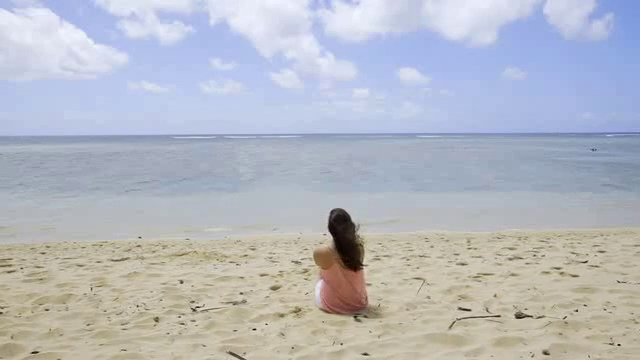
#> input picture frame 15 of assets/sample_640x360.mp4, 640 x 360 px
$ python task_3.py
#> lines starting #> are read from the running program, lines starting #| are printed output that depends on the picture
import cv2
import numpy as np
from PIL import Image
import math
import time

def sobel_filter(image, kernel_size):
    width, height = image.shape

    if kernel_size == 3:
        kernel_x = np.array([[-1, 0, 1],
                             [-2, 0, 2],
                             [-1, 0, 1]])
        kernel_y = np.array([[-1, -2, -1],
                             [0, 0, 0],
                             [1, 2, 1]])
    elif kernel_size == 5:
        kernel_x = np.array([[-2, -1, 0, 1, 2],
                             [-3, -2, 0, 2, 3],
                             [-4, -3, 0, 3, 4],
                             [-3, -2, 0, 2, 3],
                             [-2, -1, 0, 1, 2]])
        kernel_y = np.array([[-2, -3, -4, -3, -2],
                             [-1, -2, -3, -2, -1],
                             [0, 0, 0, 0, 0],
                             [1, 2, 3, 2, 1],
                             [2, 3, 4, 3, 2]])
    elif kernel_size == 7:
        kernel_x = np.array([[-3, -2, -1, 0, 1, 2, 3],
                             [-4, -3, -2, 0, 2, 3, 4],
                             [-5, -4, -3, 0, 3, 4, 5],
                             [-6, -5, -4, 0, 4, 5, 6],
                             [-5, -4, -3, 0, 3, 4, 5],
                             [-4, -3, -2, 0, 2, 3, 4],
                             [-3, -2, -1, 0, 1, 2, 3]])
        kernel_y = np.array([[-3, -4, -5, -6, -5, -4, -3],
                             [-2, -3, -4, -5, -4, -3, -2],
                             [-1, -2, -3, -4, -3, -2, -1],
                             [0, 0, 0, 0, 0, 0, 0],
                             [1, 2, 3, 4, 3, 2, 1],
                             [2, 3, 4, 5, 4, 3, 2],
                             [3, 4, 5, 6, 5, 4, 3]])

    new_image = image.copy()

    for y in range(((kernel_size - 1) // 2), height - ((kernel_size - 1) // 2)):
        for x in range(((kernel_size - 1) // 2), width - ((kernel_size - 1) // 2)):
            pixel_x = sum(image[x + i][y + j] * kernel_x[i][j] for i in
                          range(-1 * ((kernel_size - 1) // 2), ((kernel_size - 1) // 2 + 1)) for j in
                          range(-1 * ((kernel_size - 1) // 2), ((kernel_size - 1) // 2 + 1)))
            pixel_y = sum(image[x + i][y + j] * kernel_y[i][j] for i in
                          range(-1 * ((kernel_size - 1) // 2), ((kernel_size - 1) // 2 + 1)) for j in
                          range(-1 * ((kernel_size - 1) // 2), ((kernel_size - 1) // 2 + 1)))
            gradient_magnitude = int(math.sqrt(pixel_x ** 2 + pixel_y ** 2))

            new_image[x][y] = gradient_magnitude

    return new_image

def process_frame(frame):
    frame = cv2.cvtColor(frame, cv2.COLOR_BGR2GRAY)
    sobel_result = sobel_filter(frame, 3)
    return sobel_result

def video_processing(input_path):

#> called with input_path = '../assets/sample_640x360.mp4'
    cap = cv2.VideoCapture(input_path)

    if (cap.isOpened()== False):
        print("Error opening video file")

    while(cap.isOpened()):

        ret, frame = cap.read()
#> frame is the input picture: shape (360, 640, 3); mean B, G, R 193.1, 184.9, 181.4
        if ret == True:
            start_time = time.time()
            processed_frame = process_frame(frame)
#> in process_frame, `frame = cv2.cvtColor(frame, cv2.COLOR_BGR2GRAY)`:
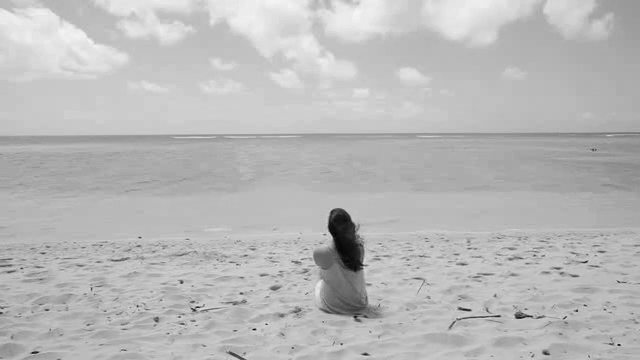
#> frame: shape (360, 640); min 1, max 245, mean 184.8
#> after the loop in sobel_filter, `for y in range(((kernel_size - 1) // 2), height - ((kernel_size - 1) /..`:
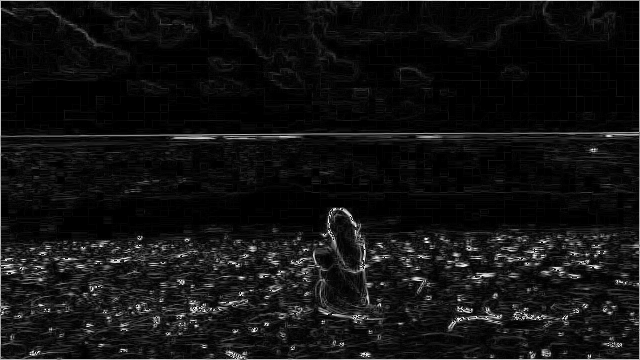
#> new_image: shape (360, 640); min 0, max 255, mean 18.3
            end_time = time.time()
            execution_time = end_time - start_time

            cv2.imshow('Frame', processed_frame)

            current_frame = int(cap.get(cv2.CAP_PROP_POS_FRAMES))
            print(f'Current frame: {current_frame} , Execution time: {execution_time:.5f} seconds')
            if cv2.waitKey(25) & 0xFF == ord('q'):
#> (key q is pressed here)
                break

        else:
            break

    cap.release()
    cv2.destroyAllWindows()

if __name__ == "__main__":

    input_video_path = '../assets/sample_640x360.mp4'
    video_processing(input_video_path)

$ run again, starting later in the video
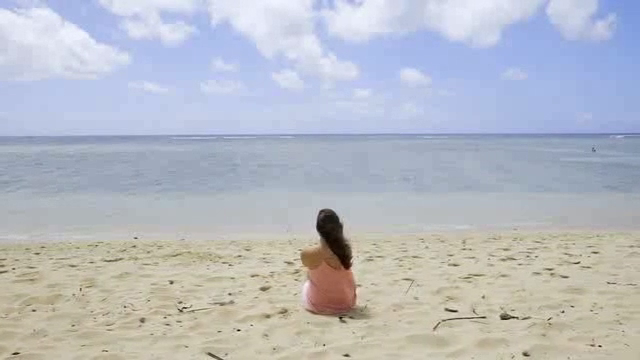
#> input picture frame 68 of assets/sample_640x360.mp4, 640 x 360 px
#> in video_processing, frame is the input picture: shape (360, 640, 3); mean B, G, R 195.3, 187.1, 183.3
#> in process_frame, `frame = cv2.cvtColor(frame, cv2.COLOR_BGR2GRAY)`:
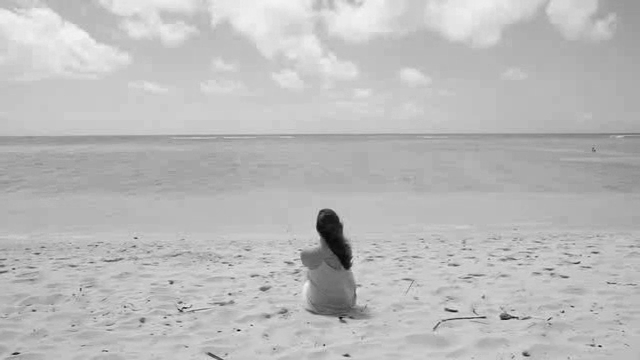
#> frame: shape (360, 640); min 7, max 244, mean 186.9
#> after the loop in sobel_filter, `for y in range(((kernel_size - 1) // 2), height - ((kernel_size - 1) /..`:
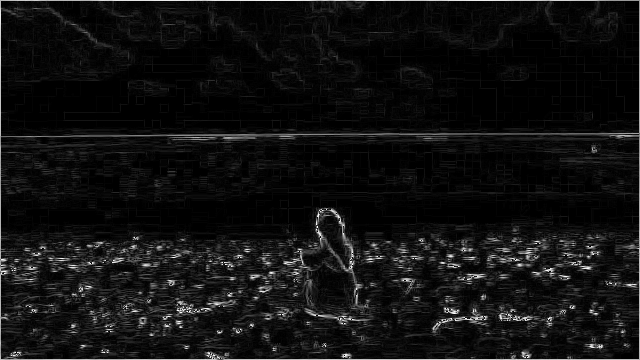
#> new_image: shape (360, 640); min 0, max 255, mean 16.9

$ run again, starting later in the video
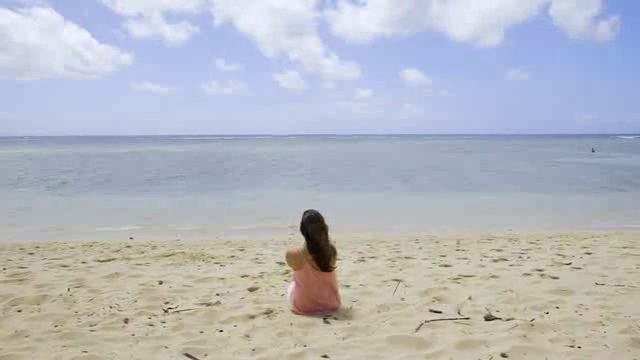
#> input picture frame 122 of assets/sample_640x360.mp4, 640 x 360 px
#> in video_processing, frame is the input picture: shape (360, 640, 3); mean B, G, R 193, 185, 181.2
#> in process_frame, `frame = cv2.cvtColor(frame, cv2.COLOR_BGR2GRAY)`:
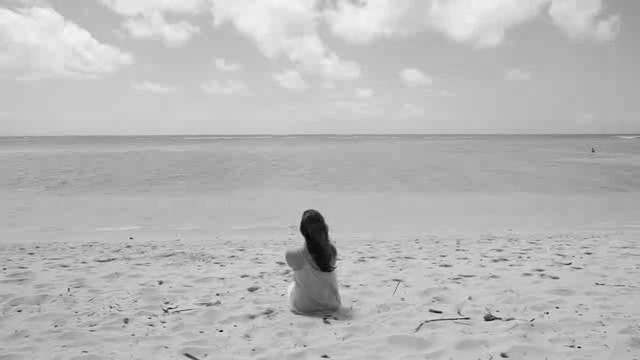
#> frame: shape (360, 640); min 4, max 246, mean 184.7
#> after the loop in sobel_filter, `for y in range(((kernel_size - 1) // 2), height - ((kernel_size - 1) /..`:
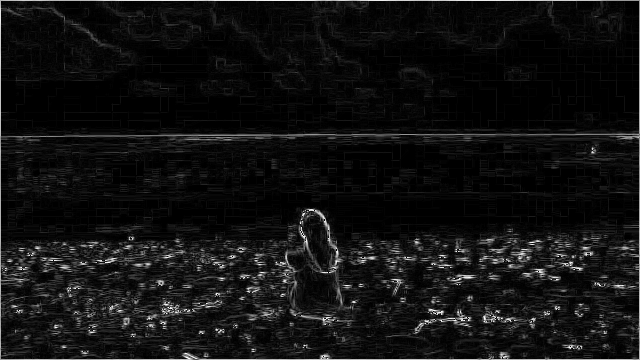
#> new_image: shape (360, 640); min 0, max 255, mean 17.4
